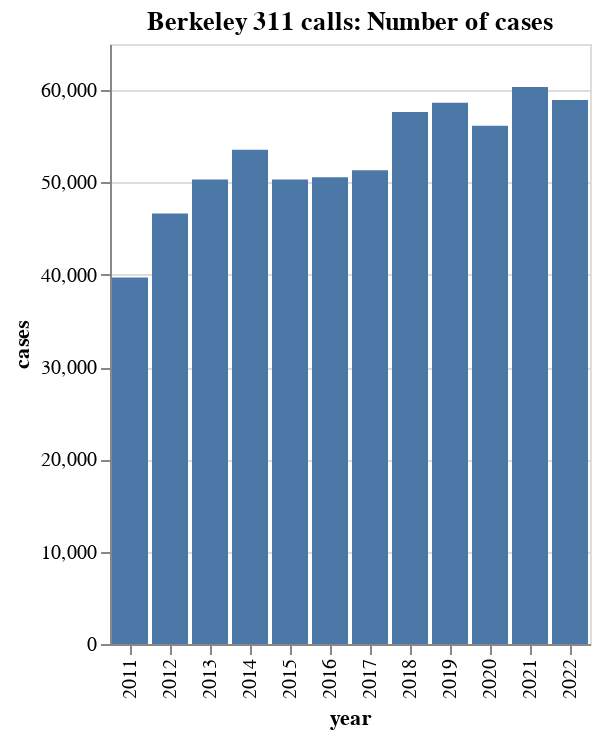

Notebook code cell kept with this figure:
### Markdown cell above
That's pretty cool, but **Year** shows up kind of weird. Let's make a very small alteration to the code.

Before you run the code below, notice that after `Year` there's a colon and an `O`. The `O` is shorthand for "ordinal," and tells Altair to treat `Year` as if it's a discrete quantity (a.k.a. integers), not a continuous quantity (e.g. a number with decimals).

### Code cell
alt.Chart(annual_cases.sort_values(by=['year'], ascending=True)).mark_bar().encode(
    x='year:O',
    y='cases'
).properties(
    title='Berkeley 311 calls: Number of cases'
)

### Figure 1 — Vega-Lite specification as saved in the notebook (floating-point values rounded to 4 significant figures)
{"config": {"view": {"continuousWidth": 300, "continuousHeight": 300}}, "data": {"name": "data-c1197b2cb5c76a664aa33a6590d6803b"}, "mark": {"type": "bar"}, "encoding": {"x": {"field": "year", "type": "nominal"}, "y": {"field": "cases", "type": "quantitative"}}, "title": "Berkeley 311 calls: Number of cases", "$schema": "https://vega.github.io/schema/vega-lite/v5.8.0.json", "datasets": {"data-c1197b2cb5c76a664aa33a6590d6803b": [{"year": 2011, "cases": 39708}, {"year": 2012, "cases": 46643}, {"year": 2013, "cases": 50309}, {"year": 2014, "cases": 53531}, {"year": 2015, "cases": 50334}, {"year": 2016, "cases": 50573}, {"year": 2017, "cases": 51325}, {"year": 2018, "cases": 57636}, {"year": 2019, "cases": 58633}, {"year": 2020, "cases": 56145}, {"year": 2021, "cases": 60332}, {"year": 2022, "cases": 58934}]}}
